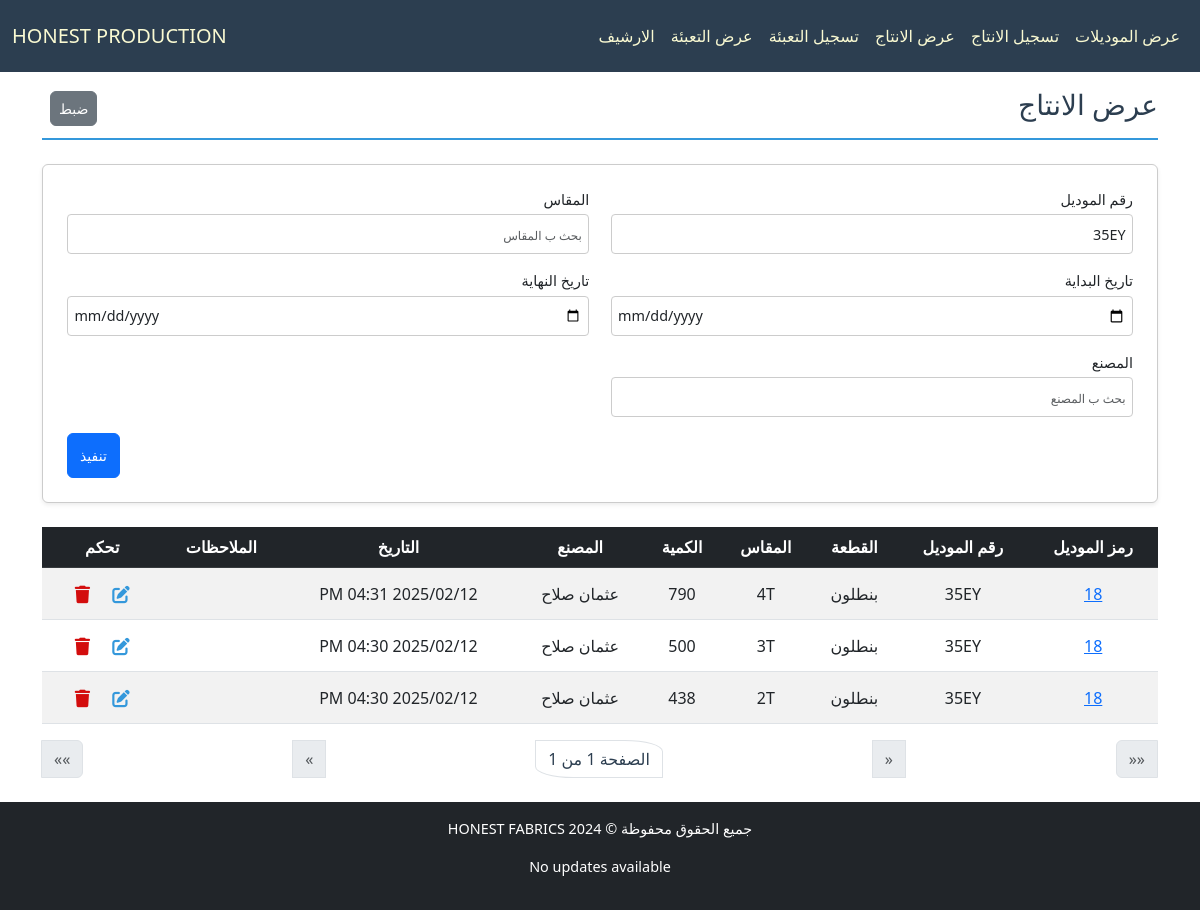
Before: /production/production-list?model_number=35EY with the older database file.
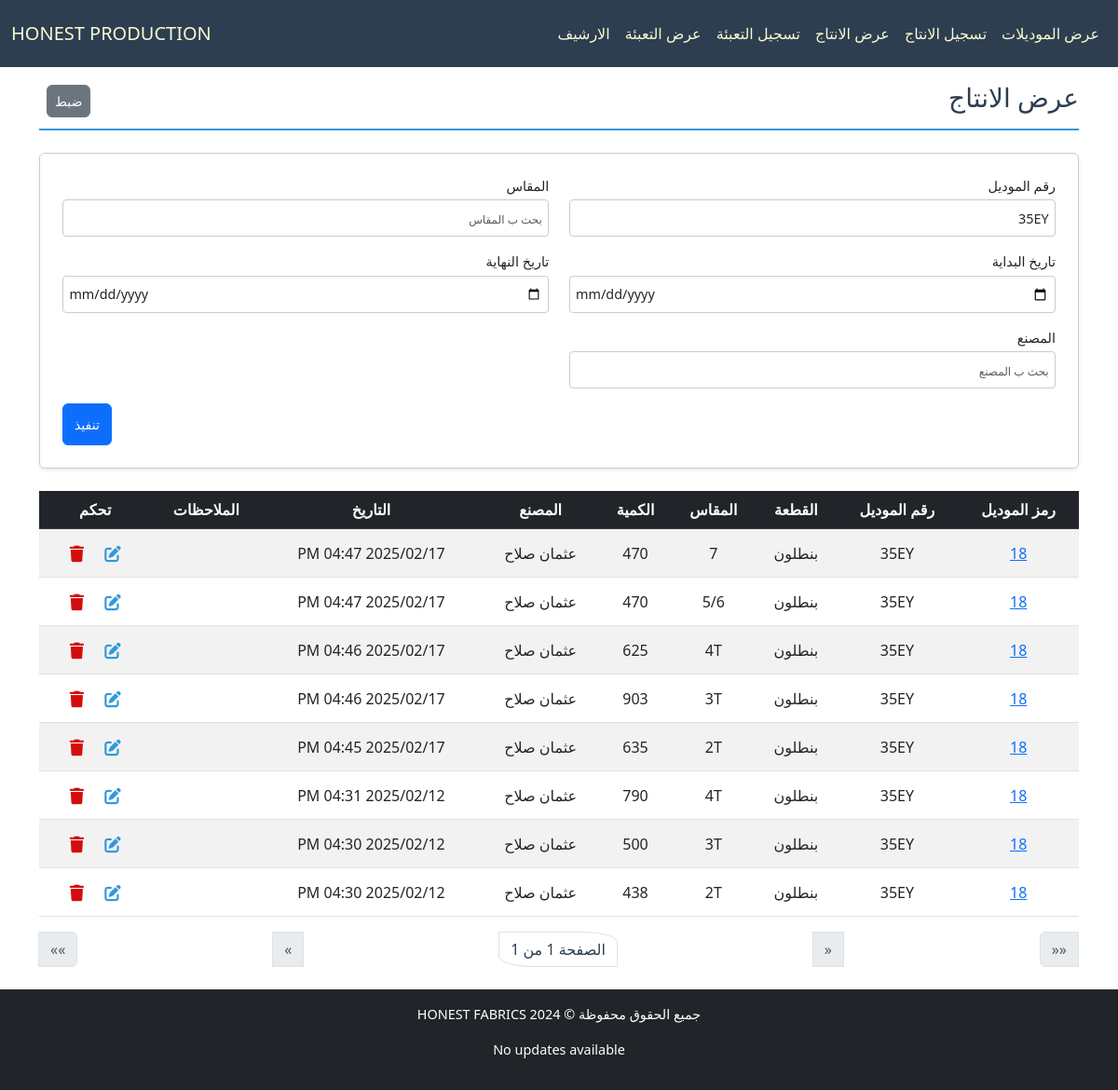
After: the same page with the newer database file.
### production/models.py (models this page shows, shortened)
class ProductionPiece(models.Model):
    piece = models.ForeignKey(Piece, verbose_name="القطعة", on_delete=models.CASCADE, related_name="productions")
    created_at = models.DateTimeField(verbose_name="تاريخ الإنشاء", default=now)
    used_amount = models.IntegerField(verbose_name="الكمية للانتاج", default=0, blank=True)
    factory = models.CharField(max_length=50, verbose_name="المصنع", blank=True)
    comment = models.CharField(max_length=100, verbose_name="الملاحظات", blank=True)
    class Meta:
        ordering = ['-created_at']

class Piece(models.Model):
    model = models.ForeignKey(Model, verbose_name="الموديل", on_delete=models.CASCADE, related_name="pieces")
    type = models.CharField(max_length=50, verbose_name="النوع", blank=True)
    size = models.CharField(max_length=50, verbose_name="المقاس", blank=True)
    available_amount = models.IntegerField(verbose_name="الكمية المتبقية", blank=True, default=0)
    used_amount = models.IntegerField(verbose_name="الكمية المستخدمة", default=0, blank=True)
    class Meta:
        ordering = ['size', 'type']

class Model(models.Model):
    id = models.AutoField(primary_key=True, verbose_name="الرمز")
    model_number = models.CharField(max_length=50, verbose_name="رقم الموديل", unique=True)
    created_at = models.DateTimeField(verbose_name="تاريخ الإنشاء", default=now)
    ended_at = models.DateTimeField(verbose_name="تاريخ الانتهاء", blank=True, null=True)
    shipped_at = models.DateTimeField(verbose_name="تاريخ الشحن", blank=True, null=True)
    is_archive = models.BooleanField(default=False)
    is_shipped = models.BooleanField(default=False)
    available_carton = models.IntegerField(verbose_name="الكراتين المتبقية", blank=True, default=0)
    used_carton = models.IntegerField(verbose_name="الكراتين المستخدمة", blank=True, default=0)
    class Meta:
        ordering = ["-created_at"]

### production/views.py (the view)
# urls.py: path('production-list', ProductionListingView.as_view(), name='production_list_view'),
class ProductionListingView(ListView):
    template_name = "production/list_production.html"
    model = ProductionPiece
    paginate_by = 30
    filter_fields = ["model_number", "type", "size", "start_date", "end_date", "factory"]
    def parse_date(self, date_str):
        try:
            normalized_date = date_str.replace("\\", "/")
            return datetime.strptime(normalized_date, "%Y-%m-%d")
        except (ValueError, AttributeError):
            return None
    def get_queryset(self):
        queryset = super().get_queryset()
        filters = Q()
        model_number = self.request.GET.get("model_number")
        if model_number:
            filters &= Q(piece__model__model_number__icontains=model_number)
        size = self.request.GET.get("size")
        if size:
            filters &= Q(piece__size__icontains=size)
        type = self.request.GET.get("type")
        if type:
            filters &= Q(piece__type__icontains=type)
        factory = self.request.GET.get("factory")
        if factory:
            filters &= Q(factory__icontains=factory)
        start_date = self.parse_date(self.request.GET.get("start_date"))
        end_date = self.parse_date(self.request.GET.get("end_date"))
        if start_date:
            filters &= Q(created_at__gte=start_date)
        if end_date:
            filters &= Q(created_at__lte=end_date)
        return queryset.filter(filters)
    def get_context_data(self, **kwargs):
        context = super().get_context_data(**kwargs)
        context["filter_fields"] = [
            {"field_name": "model_number", "verbose_name": "رقم الموديل", "value": self.request.GET.get("model_number", "")},
            {"field_name": "size", "verbose_name": "المقاس", "value": self.request.GET.get("size", "")},
            {"field_name": "start_date", "verbose_name": "تاريخ البداية", "value": self.request.GET.get("start_date", "")},
            {"field_name": "end_date", "verbose_name": "تاريخ النهاية", "value": self.request.GET.get("end_date", "")},
            {"field_name": "factory", "verbose_name": "المصنع", "value": self.request.GET.get("factory", "")},
        ]
        return context

### production/templates/production/list_production.html (shortened to what the changed rows need)
{% extends "cloth/layout.html" %}
{% load math_filters %}
{% block body %}
    <div class="pt-4 section-title d-flex justify-content-between align-items-center">
        <h2>عرض الانتاج</h2>
    </div>
    <form method="get" class="filter-form-flex mb-4 p-4 rounded shadow-sm">
        {% for filter_field in filter_fields %}
        <div class="form-group mb-3">
            <label for="filter_{{ forloop.counter }}" class="form-label">{{ filter_field.verbose_name }}</label>
            <input
                type="{% if filter_field.field_name in 'start_date end_date' %}date{% else %}text{% endif %}"
                id="filter_{{ forloop.counter }}"
                name="{{ filter_field.field_name }}"
                placeholder="بحث ب {{ filter_field.verbose_name }}"
                class="form-control"
                value="{{ filter_field.value }}">
        </div>
        {% endfor %}
    </form>
    <div class="table-responsive">
        <table class="table table-striped table-hover">
            <thead class="table-dark">
                <tr>
                    <th>رمز الموديل</th>
                    <th>رقم الموديل</th>
                    <th>القطعة</th>
                    <th>المقاس</th>
                    <th>الكمية</th>
                    <th>المصنع</th>
                    <th>التاريخ</th>
                    <th>الملاحظات</th>
                    <th>تحكم</th>
                </tr>
            </thead>
            <tbody>
                {% for production_item in object_list %}
                <tr class="clickable-row" data-detail_url="{% url 'model_detail_view' production_item.piece.model.id %}">
                    <td>
                        <a href="{% url 'model_detail_view' production_item.piece.model.id %}">{{ production_item.piece.model.id }}</a>
                    </td>
                    <td>{{ production_item.piece.model.model_number }}</td>
                    <td>{{ production_item.piece.type }}</td>
                    <td>{{ production_item.piece.size }}</td>
                    <td>{{ production_item.used_amount }}</td>
                    <td>{{ production_item.factory }}</td>
                    <td dir="rtl">{{ production_item.created_at|date:"Y/m/d h:i A" }}</td>
                    <td style="overflow-x:auto; max-width:100px; ">{{ production_item.comment }}</td>
                    <td>
                        <a class="px-2 btn" href="{% url 'productionpiece_edit' production_item.id %}">
                        </a>
                        <a class="px-2 btn" href="{% url 'productionpiece_delete' production_item.id %}">
                            </a>
                    </td>
                </tr>
                {% empty %}
                <tr>
                    <td colspan="9" class="text-center">لا يوجد عناصر</td>
                </tr>
                {% endfor %}
            </tbody>
        </table>
    </div>
{% endblock body %}

Changed rows visible on the page:
added ProductionPiece: piece.model.id "18", piece.model.model_number "35EY", piece.type "بنطلون", piece.size "7", used_amount "470", factory "عثمان صلاح", created_at "2025/02/17 04:47 PM"
added ProductionPiece: piece.model.id "18", piece.model.model_number "35EY", piece.type "بنطلون", piece.size "5/6", used_amount "470", factory "عثمان صلاح", created_at "2025/02/17 04:47 PM"
added ProductionPiece: piece.model.id "18", piece.model.model_number "35EY", piece.type "بنطلون", piece.size "4T", used_amount "625", factory "عثمان صلاح", created_at "2025/02/17 04:46 PM"
added ProductionPiece: piece.model.id "18", piece.model.model_number "35EY", piece.type "بنطلون", piece.size "3T", used_amount "903", factory "عثمان صلاح", created_at "2025/02/17 04:46 PM"
added ProductionPiece: piece.model.id "18", piece.model.model_number "35EY", piece.type "بنطلون", piece.size "2T", used_amount "635", factory "عثمان صلاح", created_at "2025/02/17 04:45 PM"
